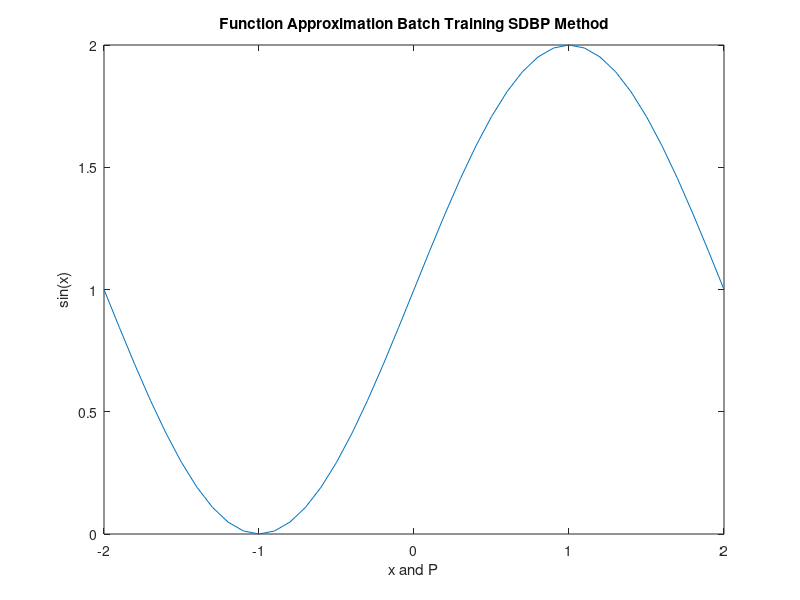

This figure's MATLAB source: (Note: this script raises an error after producing the figure.)
%% Batch_Training_SDBP_Finction_Modeling
clear
clc

%% Main Function Plot
x = -2:0.1:2;
y = 1 + sin((pi/2).*x);
plot(x,y)
xlabel('x and P')
ylabel('sin(x)')
title('Function Approximation Batch Training SDBP Method')

%% Network 1-2-1
P = [-2:0.1:2]';
W1 = -0.5 + (0.5+0.5)*rand(2,1);
b1 = -0.5 + (0.5+0.5)*rand(2,1);
W2 = -0.5 + (0.5+0.5)*rand(1,2);
b2 = -0.5 + (0.5+0.5)*rand(1,1);
alpha = 0.1;
t = (1 + sin((pi/2).*P))';
for kk = 1:82000
    
for ii = 1:size(P,1)
    
    n1 = W1 * P(ii,1) + b1;
    a1 = logsig(n1);
    n2 = W2 * a1 + b2;
    a2 = purelin(n2);
    e(1,ii) = t(1,ii)-a2;
    Fdot2 = 1;
    s2 = -2 * Fdot2 * e(1,ii);
    Fdot1 = zeros(size(n1,1),size(n1,1));
    
    for jj = 1:2
        
        Fdot1(jj,jj) = (1-a1(jj,1)) * a1(jj,1);
        
    end
    
    s1 = Fdot1 * W2' * s2;
    
    g1_W = s1*(P(ii,1))';
    g11_W(1,ii) = g1_W(1,1);
    g12_W(1,ii) = g1_W(2,1);
    g1_b = s1;
    g11_b(1,ii) = g1_b(1,1);
    g12_b(1,ii) = g1_b(2,1);
    
    g2_W = s2*(a1)';
    g21_W(ii,1) = g2_W(1,1);
    g22_W(ii,1) = g2_W(1,2);
    g2_b(1,ii) = s2;
    
    A2_Prime(1,ii) = a2;
    
end

g1_total_W = [sum(g11_W);sum(g12_W)];
g1_total_b = [sum(g11_b);sum(g12_b)];

g2_total_W = [sum(g21_W) sum(g22_W)];
g2_total_b = sum(g2_b);


Fx(1,kk) = (1/size(P,1))*e*(e)';

W1 = W1 - (alpha/size(P,1))*g1_total_W;
b1 = b1 - (alpha/size(P,1))*g1_total_b;
W2 = W2 - (alpha/size(P,1))*g2_total_W;
b2 = b2 - (alpha/size(P,1))*g2_total_b; 

end

 %% The Value Of Final Weights and Biases
fprintf('The First Layer Weight Matrix Of 1-2-1 Network Converges to\n')
disp(W1)
fprintf('The First Layer Bias Matrix Of 1-2-1 Network Converges to\n')
disp(b1)
fprintf('The Second Layer Weight Matrix Of 1-2-1 Network Converges to\n')
disp(W2)
fprintf('The Second Layer Bias Matrix Of 1-2-1 Network Converges to\n')
disp(b2)

 %% Plots Of Networks Output
  hold on
  plot(P,A2_Prime)
  legend('Main Function','1-2-1 Network','Location','northwest')